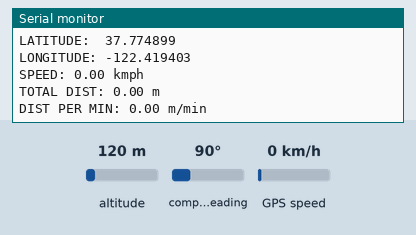
Recording of a sketch running on a simulated ESP8266 (NodeMCU). Parts: the last lines printed to the serial monitor. Inputs (shaded band) come from the test bench; at power-on: GPS speed 0 km/h, altitude 120 m, compass heading 90°. WiFi joins after 1.5 s; servers stay silent unless stated; the GPS gets a fix after 3 s at 37.7749, -122.4194 with 8 satellites.

Above: at 6.1 s.
6.2 s: GPS speed set to 17 km/h
At 7.6 s:
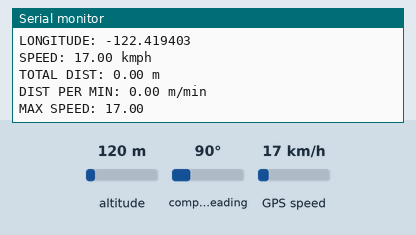
7.7 s: GPS speed set to 20 km/h
At 10.9 s:
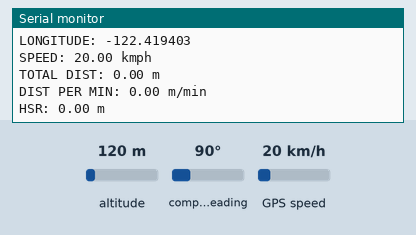
Timing chart, 0 to 12.4 s (numbered marks = the images above; inputs shaded):
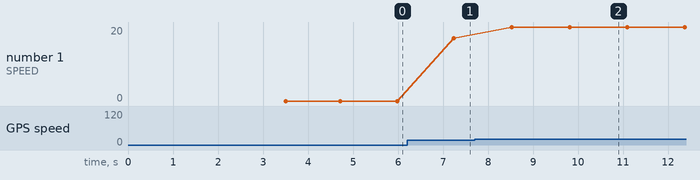

The sketch:

GPS.ino
```cpp
#include <TinyGPS++.h>
#include <SoftwareSerial.h>
#include <ESP8266Firebase.h>
#include <ESP8266WiFi.h>

TinyGPSPlus gps;
SoftwareSerial mygps(D2,D1); // GPS Tx Pin NodeMCU D2 - GPS Rx Pin NodeMCU D1

#define _SSID "----"          // Your WiFi SSID
#define _PASSWORD "----------"   // Your WiFi Password
#define REFERENCE_URL "https://---------.firebaseio.com"  // Your Firebase project reference URL

Firebase firebase(REFERENCE_URL);

float latitude;
float longitude;
float velocity;
unsigned long duration = 0;
float Lati;
float Long;
String speedBuffer = "";
//String latBuffer = "";
//String longBuffer = "";
int minutes = 0;
float prevLatitude = 0.0;
float prevLongitude = 0.0;
float prevVelocity = 0.0;
float totalDistance = 0.0;
float accdeccDistance = 0.0;
float distancePerMinute = 0.0;
unsigned long prevTime = 0;
float maxSpeed = 0.0;
float HSR = 0.0;

void setup() {
  Serial.begin(9600);
  mygps.begin(9600);

  WiFi.disconnect();
  //Firebase

  WiFi.mode(WIFI_STA);
  delay(1000);

  // Connect to WiFi
  Serial.println();
  Serial.println();
  Serial.print("Connecting to: ");
  Serial.println(_SSID);
  WiFi.begin(_SSID, _PASSWORD);

  while (WiFi.status() != WL_CONNECTED) {
    delay(500);
    Serial.print("-");
  }

  Serial.println("");
  Serial.println("WiFi Connected");

  // Print the IP address
  Serial.print("IP Address: ");
  Serial.print("http://");
  Serial.print(WiFi.localIP());
}

void loop() {
  while (mygps.available() > 0) {
    if (gps.encode(mygps.read()))
      displayInfo();
  }
}

void displayInfo() {
  if (gps.location.isValid()) {
    latitude = gps.location.lat();     // Storing the Lat. and Lon.
    longitude = gps.location.lng();
    velocity = gps.speed.kmph();       // Get velocity

    Serial.print("LATITUDE:  ");
    Serial.println(latitude, 6);       // float to x decimal places
    Serial.print("LONGITUDE: ");
    Serial.println(longitude, 6);
    Serial.print("SPEED: ");
    Serial.print(velocity);
    Serial.println(" kmph");
    Serial.println();

    Lati = latitude * 1000000;
    Long = longitude * 1000000;
    speedBuffer += String(velocity) + ",";
   // latBuffer += String(Lati) + ",";
    //longBuffer += String(Long) + ",";

    if (prevLatitude != 0.0 && prevLongitude != 0.0) {

      float distance = TinyGPSPlus::distanceBetween(prevLatitude, prevLongitude, latitude, longitude);
      totalDistance += distance;
      Serial.print("TOTAL DIST: ");
      Serial.print(totalDistance);
      Serial.println(" m");
      Serial.println();

      unsigned long timeDifference = millis() - prevTime;
      float minutes = timeDifference / (1000);

      distancePerMinute = distance / minutes;

      Serial.print("DIST PER MIN: ");
      Serial.print(distancePerMinute);
      Serial.println(" m/min");
      Serial.println();

      prevTime = millis();
      if (velocity > 18) {
        HSR += distance;
        Serial.print("HSR: ");
        Serial.print(HSR);
        Serial.println(" m");
        Serial.println();
      }
      if (abs(velocity - prevVelocity) > 2) {
        accdeccDistance += distance;
      }
    }

    prevLatitude = latitude;
    prevLongitude = longitude;
    prevVelocity = velocity;

    if (velocity > maxSpeed) {
      maxSpeed = velocity;
      Serial.print("MAX SPEED: ");
      Serial.print(maxSpeed);
    }

    if (millis() - duration >= 60000) {
      duration = millis();
      minutes++;
      Serial.print("Minutes:");
      Serial.println(minutes);

      firebase.setString("minute", (String)minutes);
      firebase.setString("speed-in-1-minute", speedBuffer);
      //firebase.setString("lat-in-1-minute", latBuffer);
      //firebase.setString("long-in-1-minute", longBuffer);

      speedBuffer = "";
      //latBuffer = "";
     // longBuffer = "";
    }

    firebase.setInt("Latitude *10^6", Lati);
    firebase.setInt("Longitude *10^6", Long);
    firebase.setFloat("SPEED", velocity);
    firebase.setFloat("Total Dist(m)", totalDistance);
    firebase.setFloat("HSR(m)", HSR);
    firebase.setFloat("High Intensity Dist(m)", HSR + accdeccDistance);
    firebase.setFloat("Max speed", maxSpeed);
    firebase.setFloat("Dist per min(m)", distancePerMinute);
  }
}
```

Measured:
- the behaviour switches between 18 and 19 km/h on GPS speed (found by bisection; images 1 and 2)
- after the input at 6.2 s, the serial monitor: prints a new line after 1.0 s (image 1)
- after the input at 7.7 s, the serial monitor: prints a new line after 0.82 s (image 2)
- plotted number 1: 0 → 17 after the input at 6.2 s, 17 → 20 after the input at 7.7 s
